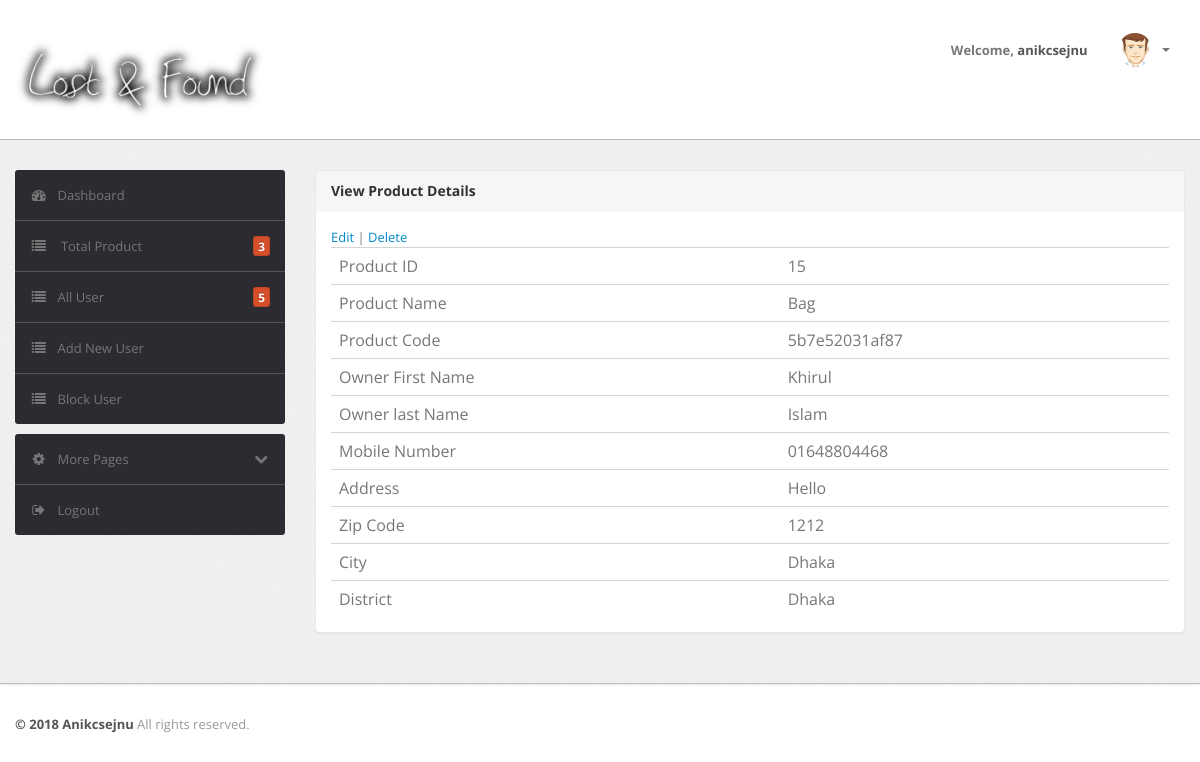
The page /product_view.php?id=5b7e52031af87 (signed in) on the database its author committed.
### tables this page shows
CREATE TABLE `users` (
  `id` int(4) UNSIGNED NOT NULL,
  `username` varchar(63) NOT NULL,
  `email` varchar(100) NOT NULL,
  `password` varchar(50) NOT NULL,
  `is_admin` tinyint(1) NOT NULL,
  `created` datetime NOT NULL,
  `created_by` int(11) NOT NULL,
  `modified` datetime NOT NULL,
  `modified_by` int(11) NOT NULL,
  `is_block` int(11) NOT NULL DEFAULT '0'
);

CREATE TABLE `products` (
  `id` int(11) NOT NULL,
  `title` varchar(255) NOT NULL,
  `description` text,
  `product_code` varchar(255) NOT NULL,
  `user_id` int(11) NOT NULL,
  `product_picture` varchar(255) DEFAULT NULL
);

CREATE TABLE `profiles` (
  `id` int(11) NOT NULL,
  `user_id` int(11) NOT NULL,
  `first_name` varchar(20) NOT NULL,
  `last_name` varchar(20) NOT NULL,
  `password` varchar(30) NOT NULL,
  `mobile_number` varchar(15) NOT NULL,
  `address` varchar(255) NOT NULL,
  `zip_code` varchar(16) NOT NULL,
  `city` varchar(255) NOT NULL,
  `district` varchar(255) NOT NULL,
  `status` tinyint(1) NOT NULL,
  `created` datetime NOT NULL,
  `created_by` int(11) NOT NULL,
  `modified` datetime NOT NULL,
  `modified_by` int(11) NOT NULL,
  `deleted_at` timestamp NOT NULL DEFAULT CURRENT_TIMESTAMP ON UPDATE CURRENT_TIMESTAMP,
  `profile_picture` varchar(255) NOT NULL
);

### src/Users/users.php (called while the page is built, shortened)
<?php
class Users
{
    public $data = array();
    function __construct()
    {
        $this->conn = new \PDO('mysql:host=127.0.0.1;dbname=lostnfound', 'root', '');
        $this->conn->setAttribute(\PDO::ATTR_ERRMODE, \PDO::ERRMODE_EXCEPTION);
    }
    public function find_one_user_and_product($product_code='')
    {
        try {
            $this->product_code=$product_code;
            $query = "SELECT * FROM users LEFT JOIN products ON products.user_id = users.id LEFT JOIN profiles ON profiles.user_id = products.user_id WHERE products.product_code='$this->product_code'";
            $result = $this->conn->query($query);
            foreach ($result as $row) {
                $this->data = $row;
            }
            return $this->data;
        } catch (PDOException $e) {
            echo 'ERROR: ' . $e->getMessage();
        }
    }
}

### product_view.php (the view, shortened to what this page needs)
<?php
if (isset($_SESSION['user_id']) && !empty($_SESSION['user_id'])) {
    $product_id = $_GET['id'];
    $user_object = new Users();
    $user_and_product = $user_object->find_one_user_and_product($product_id);
    ?>
    ﻿<!DOCTYPE html>
    <html lang="en">
        <head>
        <head>
            <link type="text/css" href="bootstrap/css/bootstrap.min.css" rel="stylesheet">
            <link type="text/css" href="bootstrap/css/bootstrap-responsive.min.css" rel="stylesheet">
            <link type="text/css" href="css/theme.css" rel="stylesheet">
            <link type="text/css" href="images/icons/css/font-awesome.css" rel="stylesheet">
        </head>
        <body>
            <div class="navbar navbar-fixed-top">
                <div class="navbar-inner">
                    <div class="container">
                            <a class="brand" href="dashboard.php"><img src="assets/admin/layout3/img/mylogo2.png"</a>
                        <div class="nav-collapse collapse navbar-inverse-collapse">
                            <ul class="nav nav-icons">
                            </ul>
                            <ul class="nav pull-right">
                                <li><a href="#">Welcome, <b><?php echo $_SESSION['username']; ?></b> </a></li>
                                <li class="nav-user dropdown"><a href="#" class="dropdown-toggle" data-toggle="dropdown">
                                        <img src="images/user.png" class="nav-avatar" />
                                        <b class="caret"></b></a>
                                </li>
                            </ul>
                        </div>
                    </div>
                </div>
            </div>
            <div class="wrapper">
                <div class="container">
                    <div class="row">
                        <div class="span3">
                            <div class="sidebar">
                               <ul class="widget widget-menu unstyled">
                                    <?php include_once "menu.php" ?>
                                </ul>
                                <ul class="widget widget-menu unstyled">
                                    <li><a class="collapsed" data-toggle="collapse" href="#togglePages"><i class="menu-icon icon-cog">
                                            </i><i class="icon-chevron-down pull-right"></i>More Pages </a>
                                    </li>
                                    <li><a href="logout.php"><i class="menu-icon icon-signout"></i>Logout </a></li>
                                </ul>
                            </div>
                        </div>
                        <div class="span9">
                            <div class="content">
                                <div class="module">
                                    <div class="module-head">
                                        <h3>View Product Details</h3>
                                    </div>
                                    <div class="module-body">
                                    <?php
    if (isset($user_and_product) && !empty($user_and_product)) { ?>
        <a href="product_edit.php?id=<?php echo $user_and_product['product_code']; ?>">Edit</a> |
        <a href="src/Product/product_delete.php?id=<?php echo $user_and_product['product_code']; ?>">Delete</a>
        <table class="table">
            <tr>
                <td>Product ID</td>
                <td><?php if (isset($user_and_product[0]) && !empty($user_and_product[0])) {
                        echo $user_and_product[0];
                    } else {
                        echo "Not available";
                    }
                    ?>
                </td>
            </tr>
            <tr>
                <td>Product Name</td>
                <td><?php if (isset($user_and_product['title']) && !empty($user_and_product['title'])) {
                        echo $user_and_product['title'];
                    } else {
                        echo "Not available";
                    }
                    ?>
                </td>
            </tr>
            <tr>
                <td>Product Code</td>
                <td><?php if (isset($user_and_product['product_code']) && !empty($user_and_product['product_code'])) {
                        echo $user_and_product['product_code'];
                    } else {
                        echo "Not available";
                    }
                    ?>
                </td>
            </tr>
            <tr>
                <td>Owner First Name</td>
                <td><?php if (isset($user_and_product['first_name']) && !empty($user_and_product['first_name'])) {
                        echo $user_and_product['first_name'];
                    } else {
                        echo "Not available";
                    }
                    ?>
                </td>
            </tr>
            <tr>
                <td>Owner last Name</td>
                <td><?php if (isset($user_and_product['last_name']) && !empty($user_and_product['last_name'])) {
                        echo $user_and_product['last_name'];
                    } else {
                        echo "Not available";
                    }
                    ?>
                </td>
            </tr>
            <tr>
                <td>Mobile Number</td>
                <td><?php if (isset($user_and_product['mobile_number']) && !empty($user_and_product['mobile_number'])) {
                        echo $user_and_product['mobile_number'];
                    } else {
                        echo "No available";
                    }
                    ?>
                </td>
            </tr>
            <tr>
                <td>Address</td>
                <td><?php if (isset($user_and_product['address']) && !empty($user_and_product['address'])) {
                        echo $user_and_product['address'];
                    } else {
                        echo "No available";
                    }
                    ?>
                </td>
            </tr>
            <tr>
                <td>Zip Code</td>
                <td><?php if (isset($user_and_product['zip_code']) && !empty($user_and_product['zip_code'])) {
                        echo $user_and_product['zip_code'];
                    } else {
                        echo "No available";
                    }
                    ?>
                </td>
            </tr>
            <tr>
                <td>City</td>
                <td><?php if (isset($user_and_product['city']) && !empty($user_and_product['city'])) {
                        echo $user_and_product['city'];
                    } else {
                        echo "No available";
                    }
                    ?>
                </td>
            </tr>
            <tr>
                <td>District</td>
                <td><?php if (isset($user_and_product['district']) && !empty($user_and_product['district'])) {
                        echo $user_and_product['district'];
                    } else {
                        echo "Not available";
                    }
                    ?>
                </td>
            </tr>
        </table>
    <?php } ?>
                                    </div>
                                </div>
                            </div>
                        </div>
                    </div>
                </div>
            </div>
            <div class="footer">
                <div class="container">
                    <b class="copyright">&copy; 2018 Anikcsejnu </b>All rights reserved.
                </div>
            </div>
        </body>
    </html>
    <?php
} else {
    $_SESSION['invalid'] = "Access Denied ! Please login for continue";
    header('location:login.php');
}
?>

### css/theme.css (style rules this page uses)
body { font-size: 13px; font-family: 'Open Sans', Arial, sans-serif; background: #fff; color: #777 }
h1, h2, h3, h4, h5, h6 { color: #333; margin-top: 0 }
h3 { font-size: 20px }
strong, b { color: #555 }
.wrapper { background: url(../images/bg.png) #eee; border-bottom: 1px solid #bbb; -webkit-box-shadow: 0 1px 2px rgba(0,0,0,0.1); -moz-box-shadow: 0 1px 2px rgba(0,0,0,0.1); box-shadow: 0 1px 2px rgba(0,0,0,0.1); padding: 30px 0 }
.footer { color: #999; padding: 30px 0 60px }
body [class^="icon-"], body [class*=" icon-"] { font-size: 14px; line-height: 20px; height: 20px }
.module { background: #fff; -webkit-border-radius: 3px; -moz-border-radius: 3px; border-radius: 3px; border: 1px solid #ccc; border-bottom-color: #bbb; -webkit-box-shadow: 0 0 1px rgba(0,0,0,0.2); -moz-box-shadow: 0 0 1px rgba(0,0,0,0.2); box-shadow: 0 0 1px rgba(0,0,0,0.2); margin-bottom: 30px }
.navbar { position: static!important; margin: 0!important }
.navbar .navbar-inner { background: #fff; border-bottom: 1px solid #bbb; -webkit-box-shadow: 0 1px 2px rgba(0,0,0,0.15); -moz-box-shadow: 0 1px 2px rgba(0,0,0,0.15); box-shadow: 0 1px 2px rgba(0,0,0,0.15) }
.navbar .brand { color: #333; font-weight: bold; font-size: 20px; margin-right: 20px; padding: 20px }
.navbar .nav>li>a { padding: 20px 15px; font-weight: bold; color: #777 }
.nav-user>a { height: 20px }
.nav-avatar { width: 34px; height: 34px; margin: -7px 5px 0 0; -webkit-border-radius: 50%; -moz-border-radius: 50%; border-radius: 50% }
.table { margin-bottom: 0 }
.table th, .table td { border-color: #d5d5d5!important }
.widget-menu { background: #fff; -webkit-border-radius: 3px; -moz-border-radius: 3px; border-radius: 3px; overflow: hidden }
.widget-menu a { color: #555; display: block; line-height: 20px; padding: 15px; text-decoration: none!important }
.widget-menu .menu-icon { margin-right: 10px; color: #767676; -webkit-transition: all .2s ease-in-out; -moz-transition: all .2s ease-in-out; transition: all .2s ease-in-out; }
.widget-menu>li+li { border-top: 1px solid #555 }
.widget-menu>li>a { background-color: #2d2b32; color: #767676; -webkit-transition: all .2s ease-in-out; -moz-transition: all .2s ease-in-out; transition: all .2s ease-in-out; }
.widget-menu>li>a .icon-chevron-down { display: none }
.widget-menu>li>a.collapsed .icon-chevron-down { display: block }
.module { box-shadow: 0 0 3px rgba(0,0,0,.1); border-color: #e9e9e9; margin-bottom: 20px; background-color: #fff; border-radius: 4px; -webkit-box-shadow: 0 1px 1px rgba(0,0,0,.05); box-shadow: 0 1px 1px rgba(0,0,0,.05); }
.module-head { color: #767676; background-color: #f6f6f6; border-color: #e9e9e9; padding: 10px 15px; border-bottom: 1px solid transparent; border-top-right-radius: 3px; border-top-left-radius: 3px; }
.module-head h3 { font-size: 14px; line-height: 20px; height: 20px; margin: 0 }
.module-body { padding: 15px }

### rows shown on the page
users: id "15", products.title "Bag", products.product_code "5b7e52031af87", profiles.first_name "Khirul", profiles.last_name "Islam", profiles.mobile_number "01648804468", profiles.address "Hello", profiles.zip_code "1212", profiles.city "Dhaka", profiles.district "Dhaka"

### other values the page prints
$_SESSION['username'] "anikcsejnu"
$number_of_product "3"
$number_of_user "5"
